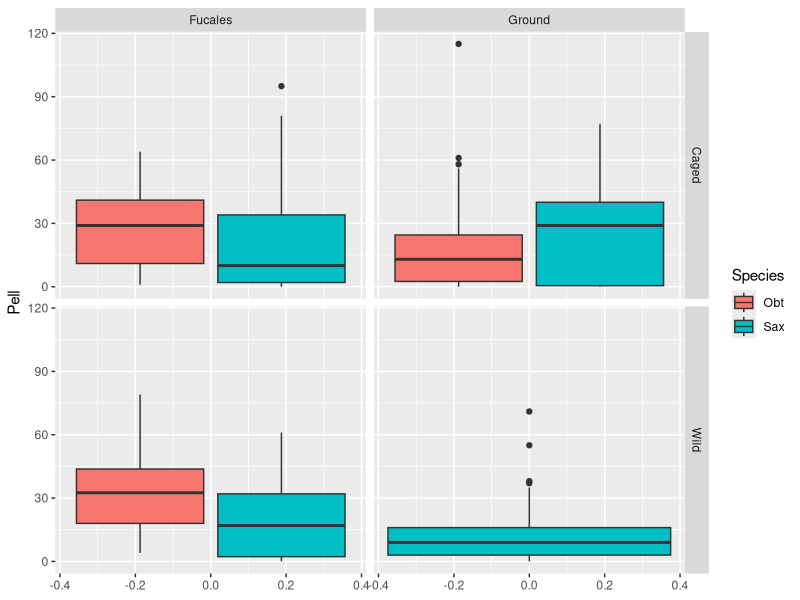
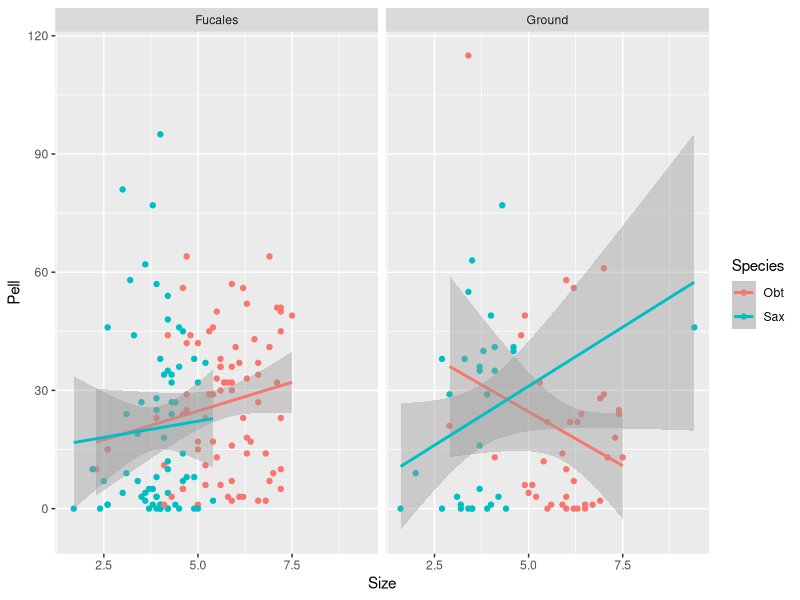
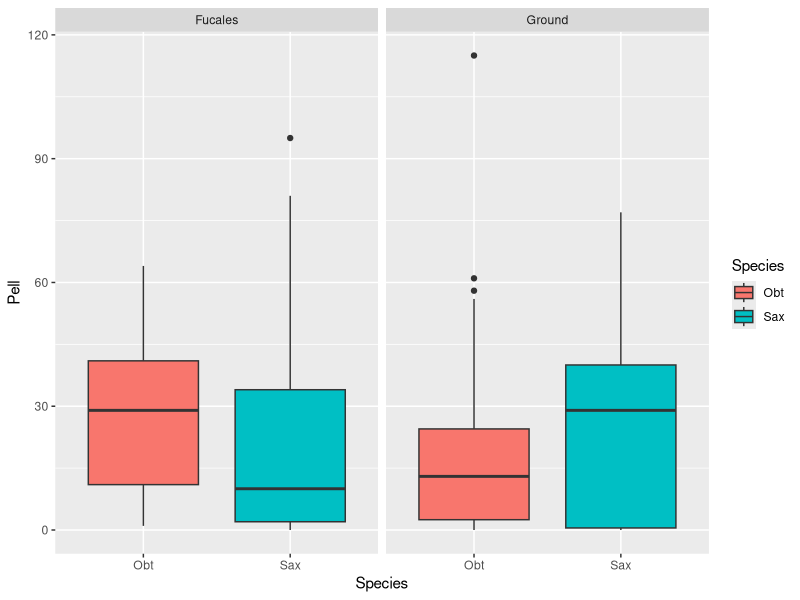

Write the R code that produced these figures, in order. (Note: this script raises an error after producing the figures.)
library(readxl)
library(ggplot2)
library(dplyr)
library(broom)
library(clipr)



pelets <- read_excel('Tables/Pelets_2024.xlsx', sheet = "Пеллеты улиток")

pelets_for_grafs <- read_excel('Tables/Pelets_2024.xlsx', sheet = "Пеллеты улиток")

ggplot(pelets, aes( y = Pell, fill = Species)) + geom_boxplot()  +
  facet_grid(Type~ Substrate)

pelets %>%
  filter(Type == "Caged") %>%
  ggplot(., aes(x = Size, y = Pell, color = Species)) +
  geom_point() +
  geom_smooth(method = "lm") +
  facet_wrap(~Substrate)

pelets %>%
  filter(Type == "Caged") %>%
  ggplot(., aes(x = Species, y = Pell, fill = Species)) +
  geom_boxplot()  +
  facet_wrap(~Substrate)

pelets %>%
  filter(Type == "Caged") -> df

df2 <-
  df %>% filter(Pell !=0)

pelets %>%
  filter(Type == "Wild") %>%
  group_by(Species) %>%
  summarise(Mean_pel = mean(Pell))

df3 <-
df %>%
  mutate(Abundant_Pel = case_when(
    Species == "Obt" & Pell >=31 ~ 1,
    Species == "Obt" & Pell < 31  ~ 0,
    Species == "Sax" & Pell >= 16 ~ 1,
    Species == "Sax" & Pell < 16 ~ 0
  ))


df3 %>%
  group_by(Type_2, Species) %>%
  summarise(Prop = mean(Abundant_Pel))

Model_caged_prop <- glm(Abundant_Pel ~ Type_2*Species, data = df3, family = "binomial")

summary(Model_caged_prop)

plot(Model_caged_prop)

hist(residuals(Model_caged_prop))


Model_caged <- aov(log(Pell +1) ~ Substrate*Species, data = df)
summary(Model_caged)

plot(Model_caged)


hist(residuals(Model_caged))

TukeyHSD(Model_caged)


summary(post_hock)

version

# ggplot(pelets_for_grafs, aes(y = Pell, x = Size, fill = Substrate))
# + geom_line()
# + theme_bw()

pelets %>%
  filter(Species == "Obt") %>%
  ggplot(., aes(x = Size, y = Pell, colour = Substrate)) +
  geom_point() +
  geom_smooth()

snailsseparationsondiflevel <- read_excel('Tables/Pelets_2024.xlsx', sheet = "ОБилие литторин на уровнях")




ggplot(snailsseparationsondiflevel, aes(x = Sampling_Level)) +
  geom_bar() +
  scale_fill_hue(c = 40) +
  facet_wrap(~ Site)

